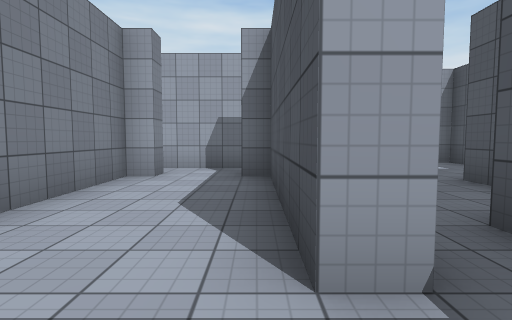
[1] (above)

24 first-person views from a walk through a scene from a Unity 3-D project. The camera is 1.3 m above the floor, tilts 4° down and sees 80° across. The floor is counted in squares, 2 m on a side. Each view is taken from the middle of a square. On the plan, view 1 faces up. The plan holds only what a view shows up to about 10 squares ahead; the rest is blank. Surface patterns are stand-ins for the level's own textures.

[2]
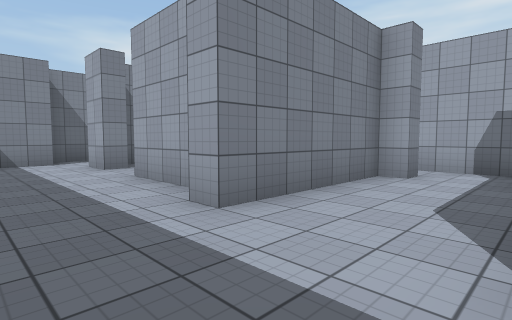

[3]
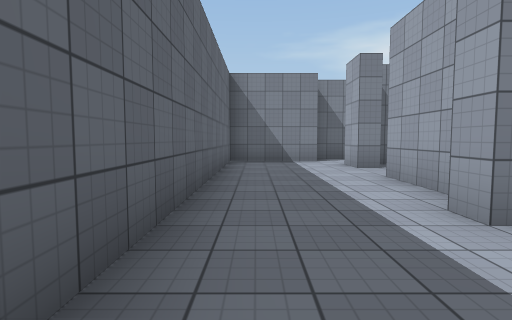

[4]
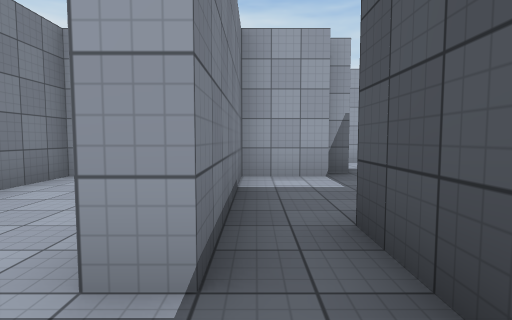

[5]
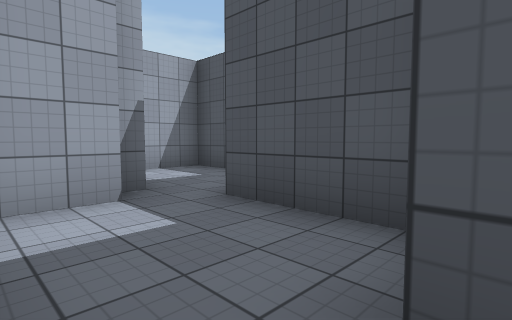

[6]
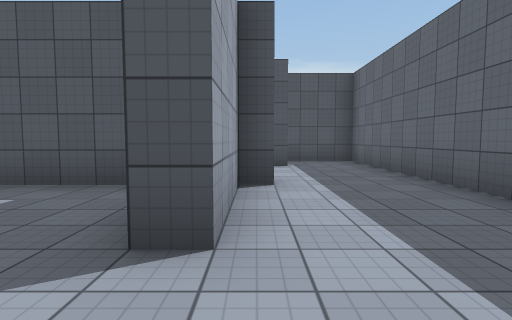

[7]
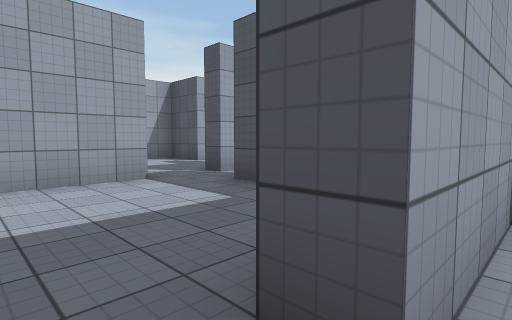

[8]
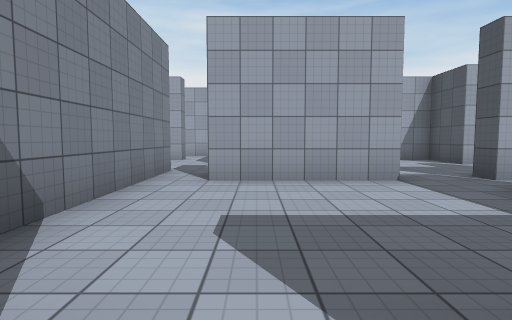

[9]
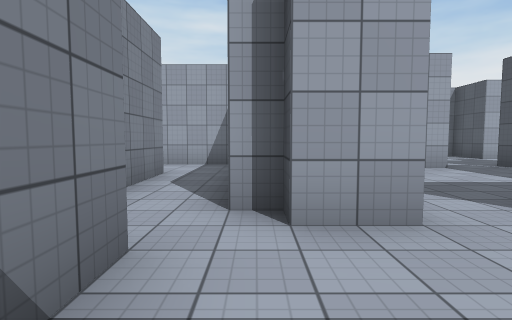

[10]
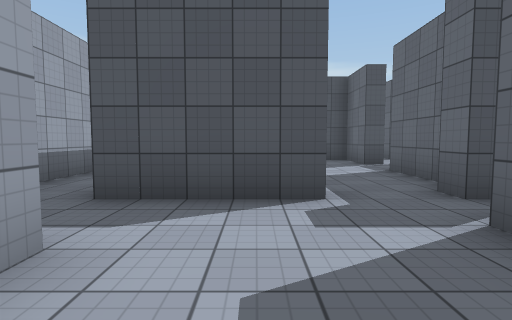

[11]
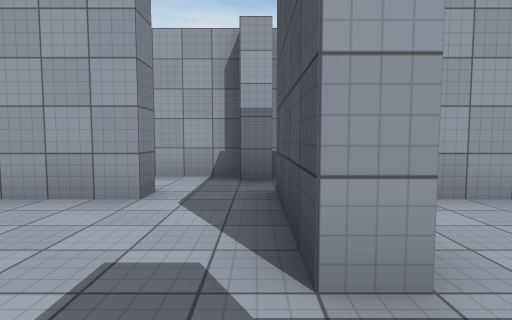

[12]
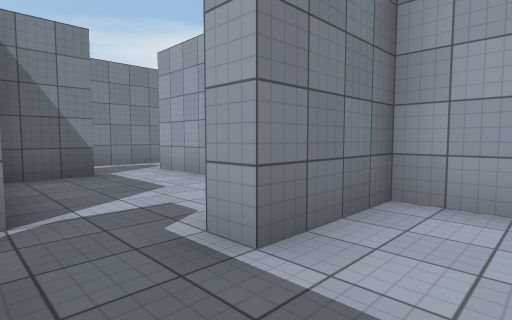

[13]
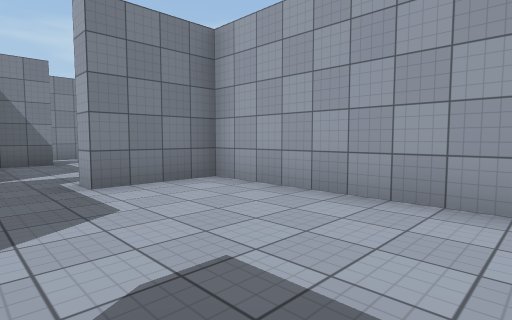

[14]
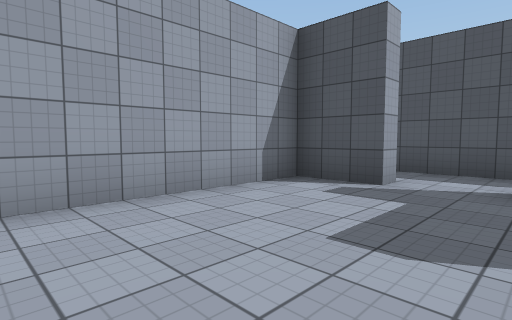

[15]
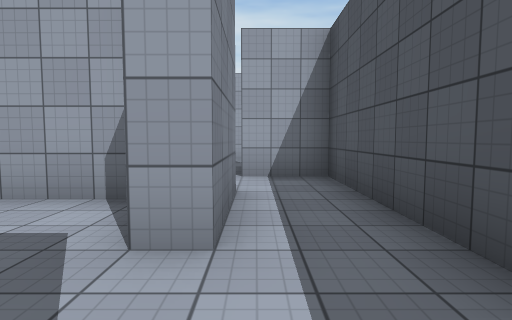

[16]
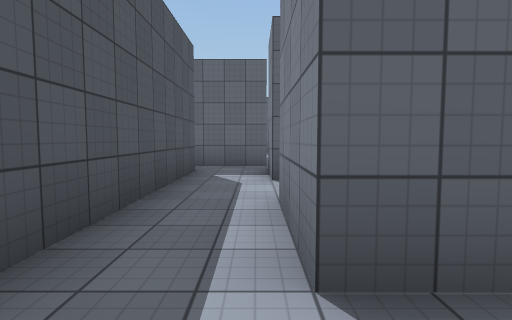

[17]
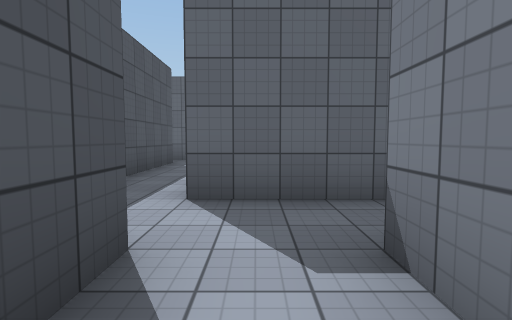

[18]
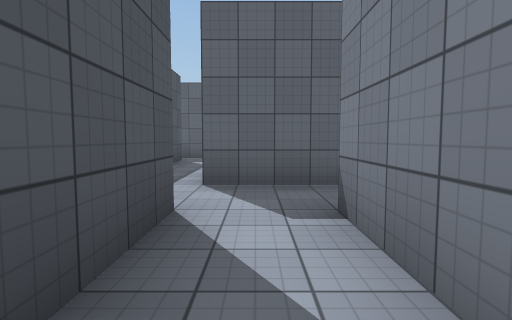

[19]
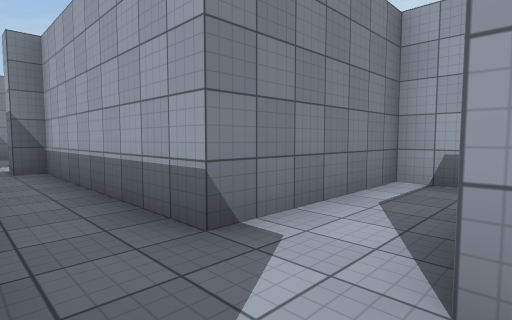

[20]
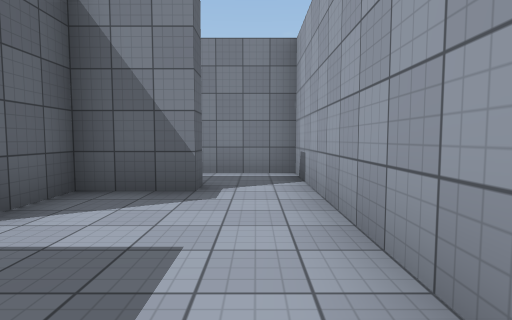

[21]
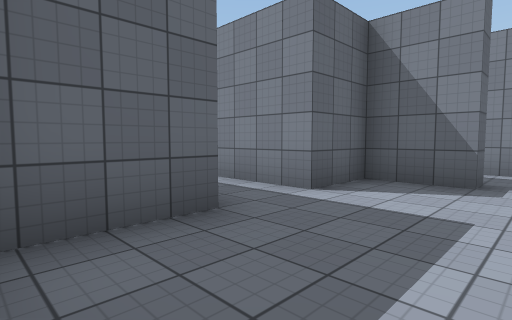

[22]
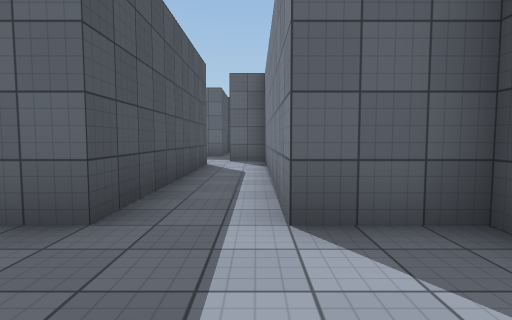

[23]
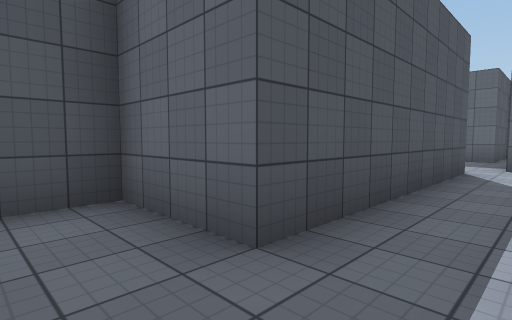

[24]
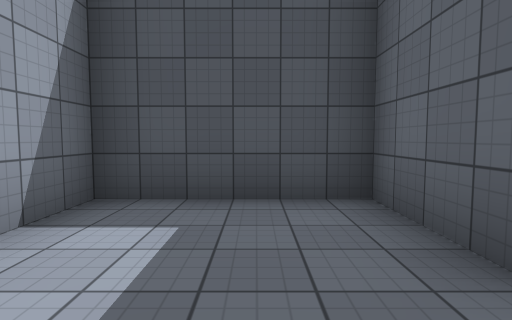

### Floor plan
Points are (right, up) in squares from view 1. A wall is a line through its corners. A room is listed if a view was taken in it or the views show most of it. See-through windows are left out.
Room 1 (views 1, 2, 3, 6, 7, 8, 9)
walls: (-6.7, 2.3) (-7.7, 2.3); (-7.7, 2.7) (-8.2, 2.7); (-1.8, 5.9) (-1.8, 5.2) (-2.2, 5.2) (-2.2, 1.8) (-2.7, 1.8) (-2.7, 2.3) (-5.2, 2.3); (-8.7, 1.9) (-8.7, -0.7) (0.6, -0.7); (0.8, 1.2) (0.3, 1.2) (0.3, 5.2); (-0.3, 6.7) (-2.2, 6.7)
ways out: opening at (0, 0.5) to room 2; opening at (-6, 3) to room 8; opening at (-9, 2) to room 9
Room 2 (view 4)
walls: (0.6, -0.7) (1.8, -0.7) (1.8, 2.2)
ways out: opening at (0, 0.5) to room 1; opening at (1, 2) to room 3
Room 3 (view 5)
walls: (2.4, 5.2) (0.8, 5.2) (0.8, 1.2); (2.9, 5.7) (2.4, 5.7); (3.2, 2.2) (3.2, 4.7) (4, 4.7); (5.2, 7.1) (5.2, 8.2) (3.5, 8.2)
ways out: opening at (1, 2) to room 2; opening at (3, 8) to room 7
Room 4 (view 10)
walls: (-10.7, 9.9) (-10.7, 8.5); (-8.2, 11.8) (-8.2, 11.3) (-11.2, 11.3); (-6.7, 9.3) (-6.7, 11.8); (-12.7, 12.1) (-12.7, 10.1)
ways out: opening at (-8, 9) to room 5; opening at (-8, 12) to room 10
Room 5 (views 11, 12, 13, 14)
walls: (-5.5, 7.2) (-3.8, 7.2); (-2.2, 6.7) (-2.2, 7.2); (-6.8, 7.7) (-6.2, 7.7); (-0.7, 9.7) (-0.7, 11.3) (-6.2, 11.3) (-6.2, 9.3) (-6.7, 9.3); (-7.7, 8.4) (-7.7, 6.5); (-0.7, 7.2) (-0.7, 7.9)
ways out: opening at (-8, 9) to room 4; opening at (-1, 9) to room 6; opening at (-7, 7) to room 8
Room 6 (views 15, 16, 19)
walls: (-1.8, 13.3) (-6.7, 13.3) (-6.7, 12.8); (-2.5, 11.8) (-0.3, 11.8) (-0.3, 9.7) (-0.7, 9.7); (-0.3, 8) (-0.3, 6.7); (-2.2, 7.2) (-0.7, 7.2); (1.3, 6.8) (1.3, 13.3) (-0.3, 13.3)
ways out: opening at (-1, 9) to room 5; opening at (-1, 14.5) to room 7
Room 7 (views 17, 18, 20, 21, 22, 23, 24)
walls: (-0.3, 13.3) (-0.3, 15.3) (0.2, 15.3) (0.2, 13.8) (1.7, 13.8) (1.7, 7.6); (3.2, 8.2) (3.2, 13.8) (5.2, 13.8) (5.2, 16.8) (-1.8, 16.8) (-1.8, 13.3); (1.8, 7.2) (2.8, 7.2)
ways out: opening at (3, 8) to room 3; opening at (-1, 14.5) to room 6
Room 8 (no view inside)
walls: (-6.7, 2.9) (-6.7, 2.3); (-7.7, 6.5) (-7.7, 3.1); (-5.2, 2.3) (-5.2, 2.8); (-3.6, 6.7) (-6.8, 6.7); (-2.7, 3.8) (-2.7, 5.8)
ways out: opening at (-6, 3) to room 1; opening at (-7, 7) to room 5
Room 9 (no view inside)
walls: (-9.7, 5.8) (-9.7, 1.9); (-8.6, 7.7) (-9.5, 7.7); (-7.7, 2.3) (-7.7, 2.7)
ways out: opening at (-9, 2) to room 1; opening at (-10.5, 6.5)
Room 10 (no view inside)
walls: (-7.2, 13.3) (-8.8, 13.3)
ways out: opening at (-8, 12) to room 4; opening at (-9, 13)

Positions as (right, up) in squares from view 1, and headings:
1: (0, 0), facing up
2: (0, 0), facing up-left
3: (0, 0), facing left
4: (1, 0), facing up
5: (1, 2), facing up-right
6: (-7, 2), facing right
7: (-6, 2), facing up-right
8: (-6, 2), facing up
9: (-8, 0), facing up
10: (-10, 10), facing right
11: (-7, 8), facing up
12: (-5, 8), facing up-left
13: (-2, 8), facing up-left
14: (-5, 8), facing up-right
15: (0, 8), facing up
16: (0, 13), facing down
17: (-1, 15), facing down
18: (-1, 16), facing down
19: (0, 12), facing up-left
20: (4, 16), facing left
21: (5, 16), facing down-left
22: (2, 16), facing down
23: (2, 15), facing down-right
24: (2, 15), facing right
